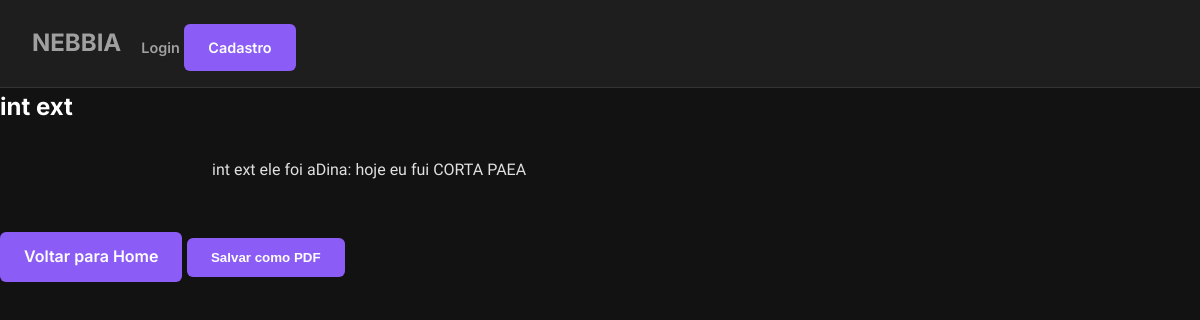
Screenshot of /roteiro/1 with the database file from the repository.
### tables this page shows
CREATE TABLE roteiros (
            id INTEGER PRIMARY KEY AUTOINCREMENT,
            titulo TEXT NOT NULL,
            conteudo TEXT NOT NULL
        );

### app.py (the view)
@app.route("/roteiro/<int:id>")
def ler(id):
    conn = sqlite3.connect('database.db')
    cursor = conn.cursor()
    cursor.execute("SELECT * FROM roteiros WHERE id=?", (id,))
    roteiro = cursor.fetchone()
    conn.close()
    return render_template("ler.html", roteiro=roteiro)

### templates/ler.html (shortened to what this page needs)
{% extends "base.html" %}
{% block content %}
    <h2>{{ roteiro[1] }}</h2>
    <div class="roteiro-view">
        {{ roteiro[2] | safe }}
    </div>
    <br>
    <a href="{{ url_for('index') }}" class="btn btn-primary no-print">Voltar para Home</a>
    <button onclick="window.print()" class="btn btn-secondary no-print">Salvar como PDF</button>
{% endblock %}

### static/css/style.css (style rules this page uses)
:root { --bg-color: #121212; --card-bg: #1e1e1e; --text-main: #e0e0e0; --text-muted: #a0a0a0; --accent: #8b5cf6; --accent-hover: #7c3aed; --border: #333333; }
* { margin: 0; padding: 0; box-sizing: border-box; }
body { background-color: var(--bg-color); color: var(--text-main); font-family: 'Inter', sans-serif; line-height: 1.6; }
h1, h2, h3 { color: white; margin-bottom: 1rem; }
button, .btn { background-color: var(--accent); margin-top: 8px; color: white; padding: 12px 24px; border: none; border-radius: 6px; font-weight: 600; cursor: pointer; transition: 0.3s; text-decoration: none; display: inline-block; }
.roteiro-view { font-family: 'Courier Prime', 'Courier New', Courier, monospace !important; font-size: 12pt !important; line-height: 1.0 !important; width: 100%; max-width: 8.5in; margin: 0 auto; padding: 20px; }

### templates/ler.html (style rules this page uses)
.roteiro-view { font-family: 'Courier Prime', 'Courier New', Courier, monospace; width: 100%; max-width: 8.5in; margin: 0 auto; color: #e0e0e0; padding: 20px; }

### rows the page displays
roteiros: titulo "int ext", conteudo "int ext ele foi aDina: hoje eu fui CORTA PAEA"
